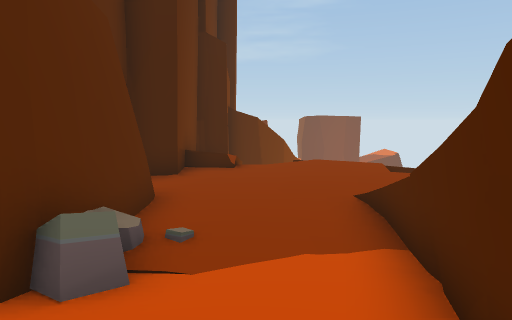
[1] (above)

18 first-person views from a walk through a 3-D level made in the Unity game engine. The camera is 1.4 m above the floor, tilts 6° down and sees 70° across. The floor is counted in squares, 1 m on a side. Each view is taken from the middle of a square. On the plan, view 1 faces up. The plan holds only what a view shows up to about 16 squares ahead; the rest is blank. The place goes on beyond the plan. Some animated figures are left out.

[2]
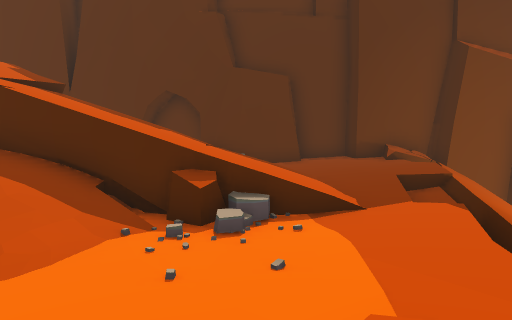

[3]
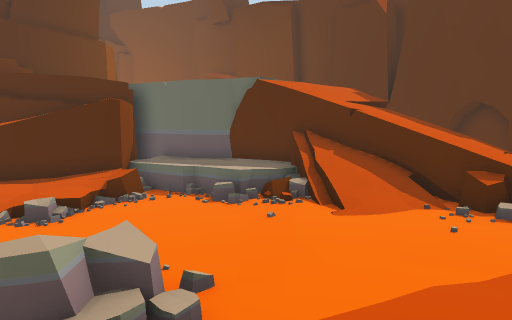

[4]
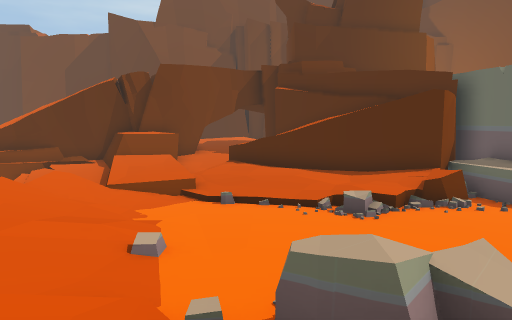

[5]
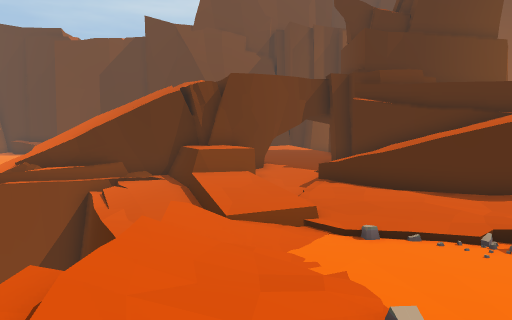

[6]
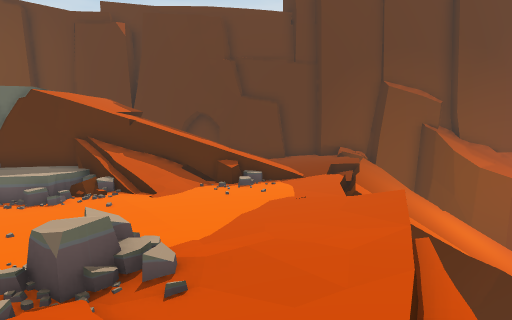

[7]
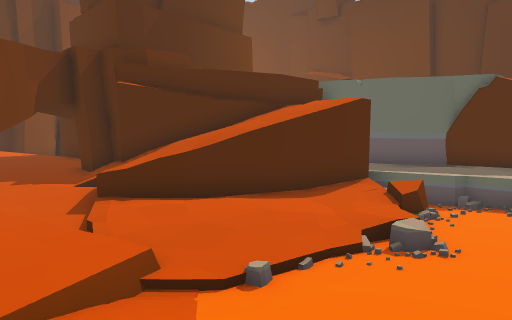

[8]
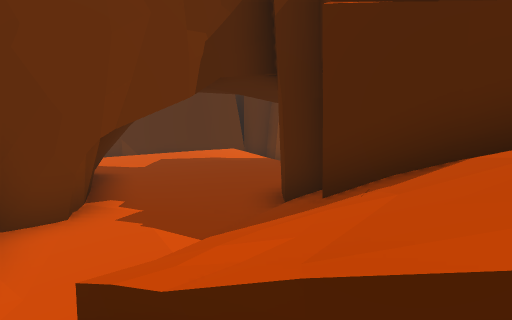

[9]
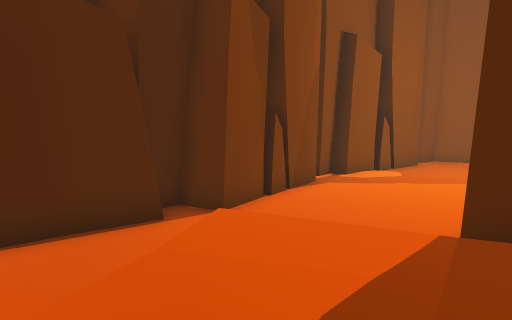

[10]
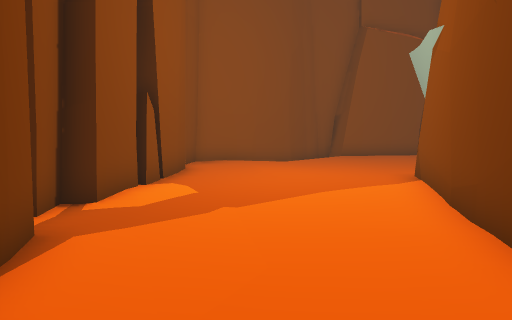

[11]
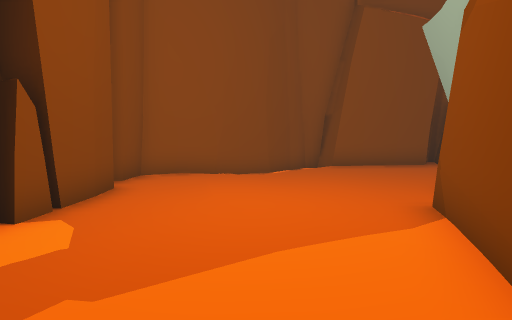

[12]
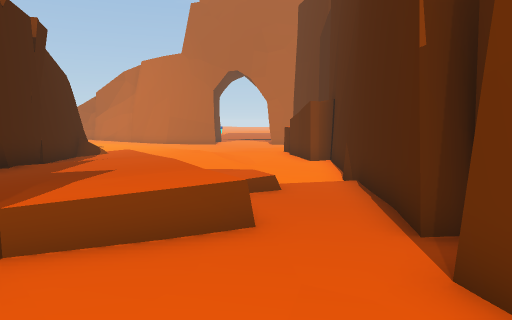

[13]
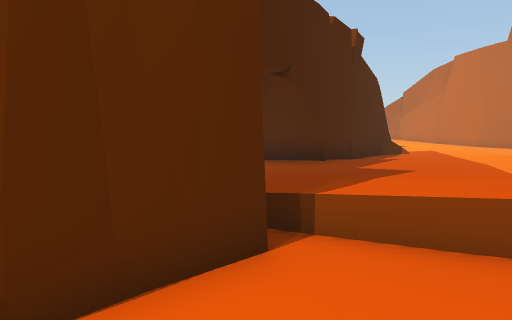

[14]
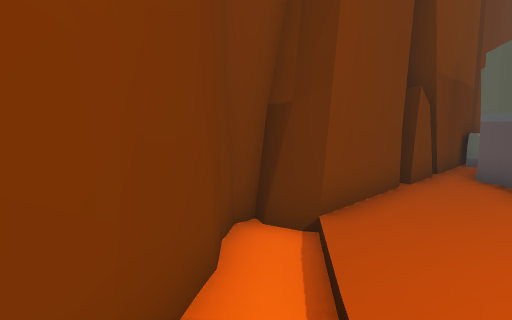

[15]
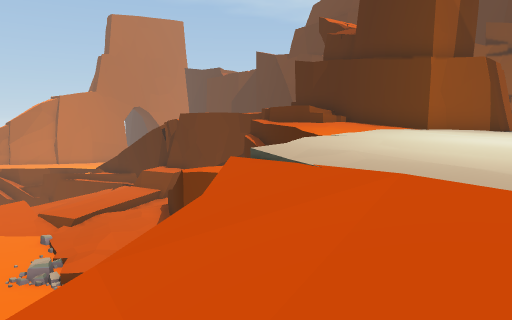

[16]
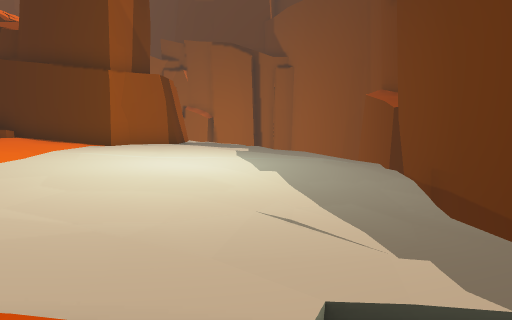

[17]
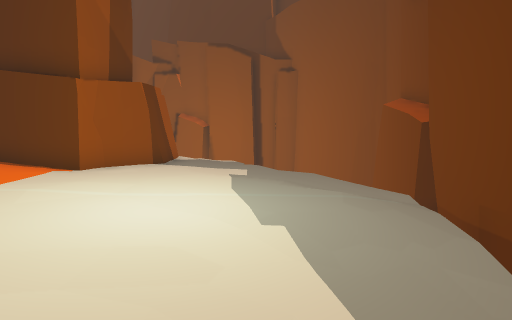

[18]
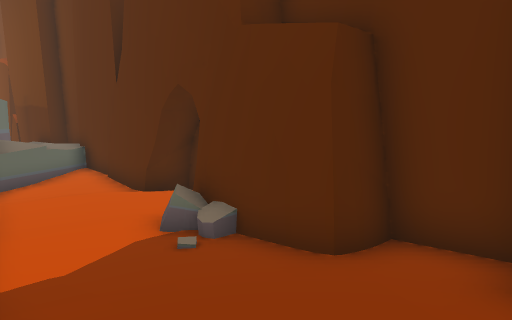

### Floor plan
Key: @ floor where view 1 was taken; # wall or solid block; . main floor; : floor 0.75 m higher than the main floor; - floor 0.75 m lower than the main floor; + floor 1.5 m higher than the main floor; _ floor 1.5 m lower than the main floor; * floor 2.5 m higher than the main floor; % floor 3.25 m higher than the main floor; / step, stairs or slope; = window, fence, low wall or low ledge; ^ raised ledge; v drop or lower ground; R rock; O other object.
Columns run from 4 left of view 1 to 26 right of it. Each row starts with its distance up from view 1.
 12   ##   v    v
 11   ##v v---__v
 10   #.vv....--v
  9  ##....//...v
  8  #.....//.=.v vvvv
  7  #.....///...v.....v
  6  ##...////...///....
  5   #.../////....././/  :
  4  ##...///O/....../// :
  3 ##O...///=/.....OO//.
  2 #....///// /....OO./.
  1 ##...///// /........////
  0 ##..@///// /........////v
 -1  #...//////==.......///v
 -2  #...//// ..=........//v
 -3  #..#/%%%%..=/O/////.///v
 -4  #vvv%%%%%..=//..././//..v
 -5  #vv%%%%%%+..*#...../....v
 -6  #v %%%%%%%.v*//..../.....v
 -7  #vv%%%%%%%v*////=........v vv
 -8  #vv%%%%%%%v///////=.......vv.
 -9  #.#%%%%%%%/%%=#///..=^^....///
-10  #./%%%%%%%%%%%%##/..^^^v//////
-11  #./%%%%%%%%%%%  R/..###///////
-12  #./%%%%%%###%   R..###  //////
-13  #.. %%%%%# ##### ..###   //#
-14  #....%%%##     #...#####vv#/
-15  #.....%%#      #...##....../
-16  #.......###    #........../...
-17  #.........######..............
-18  #............................
-19  ##..................=.........
-20   ##...............=...........
-21    #..........................R
-22    #####.......###.........RRR
-23      # #####.###############R
-24            ###

Positions as (right, up) in squares from view 1, and headings:
1: (0, 0), facing up
2: (11, 5), facing left
3: (14, 6), facing down-left
4: (14, 5), facing down
5: (17, 4), facing down
6: (18, 5), facing left
7: (18, 0), facing down-left
8: (14, -6), facing down
9: (18, -16), facing down-left
10: (13, -20), facing left
11: (10, -19), facing left
12: (10, -20), facing right
13: (10, -20), facing up-right
14: (1, -21), facing up-left
15: (2, 0), facing down-right
16: (2, -1), facing down
17: (2, -3), facing down
18: (2, 9), facing down-left
